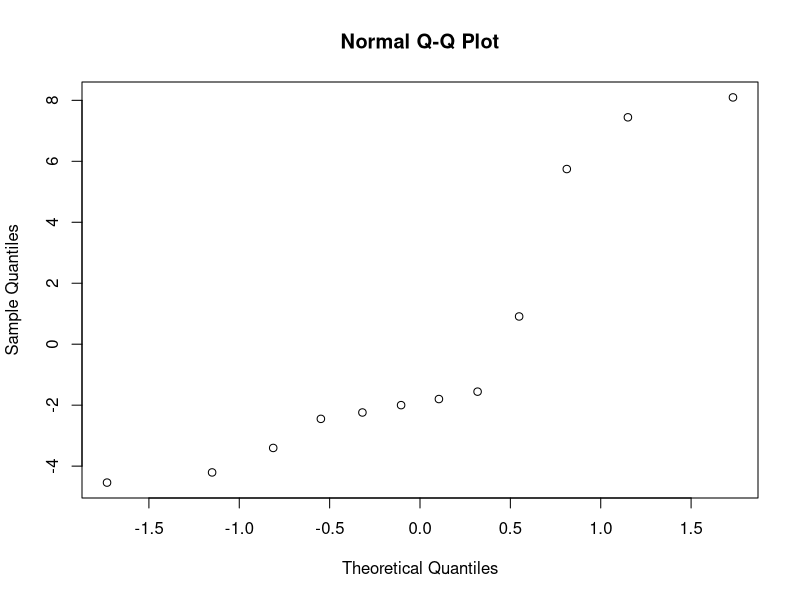
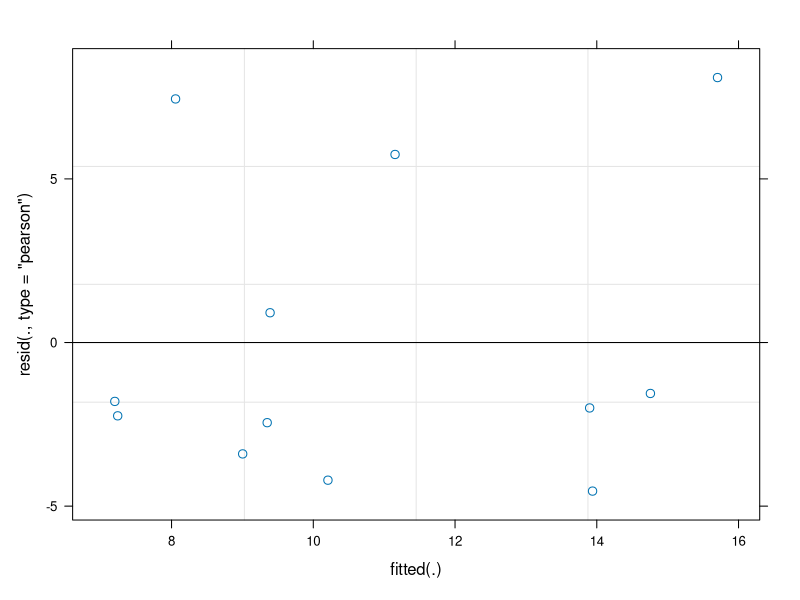
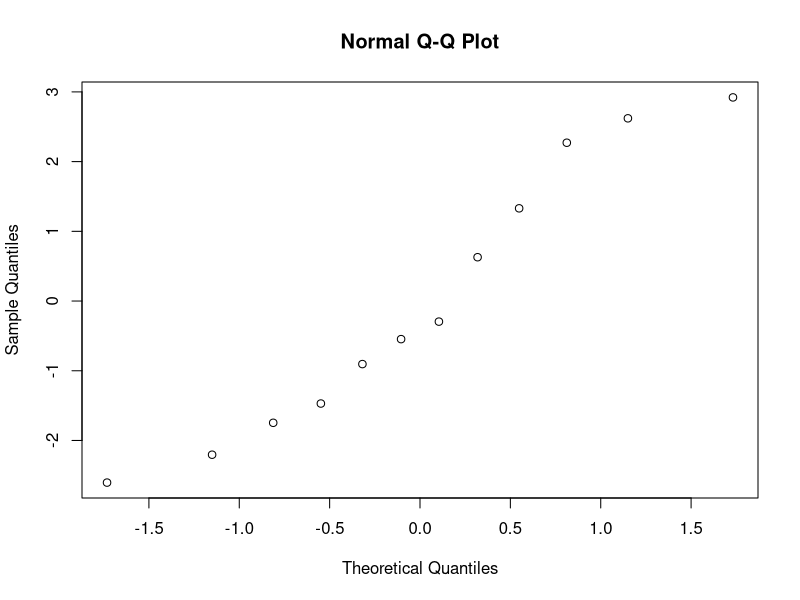
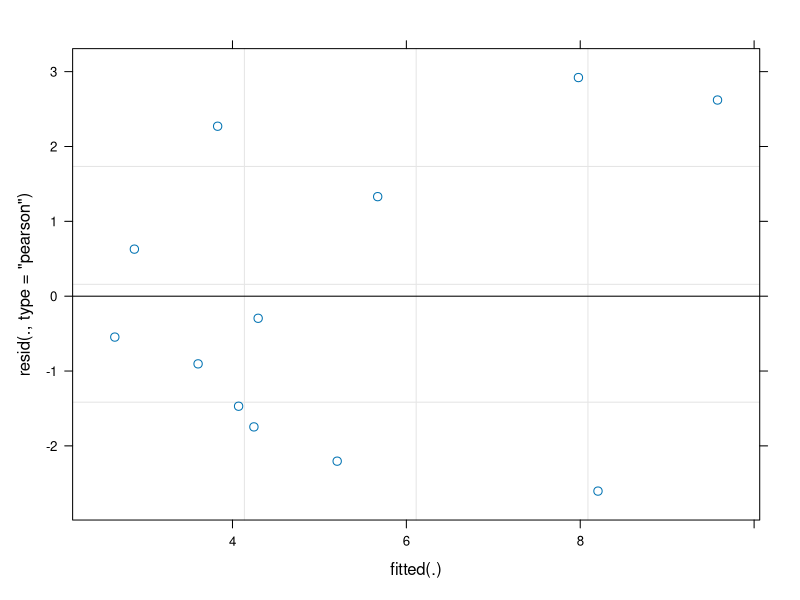
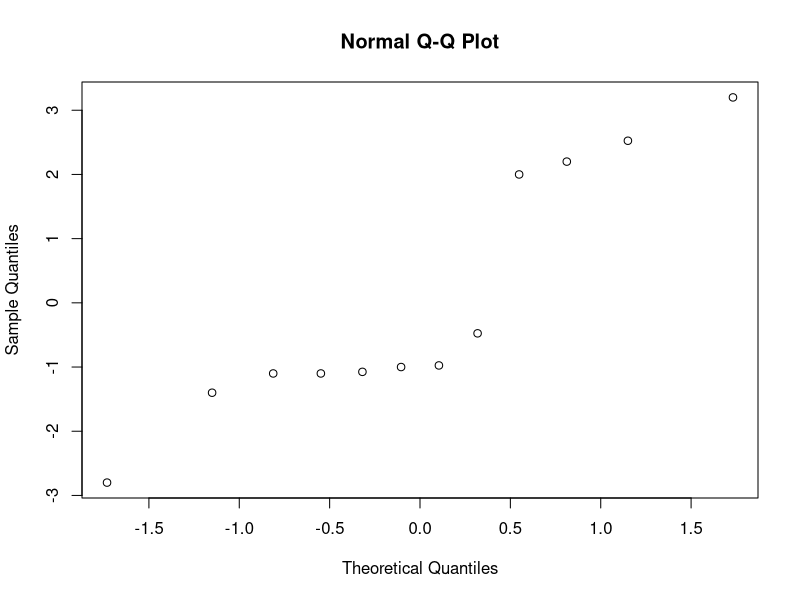
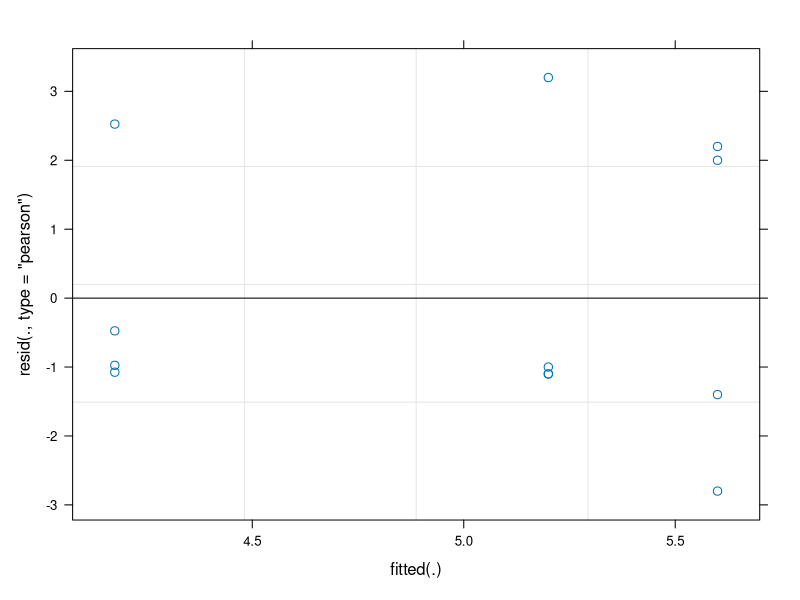
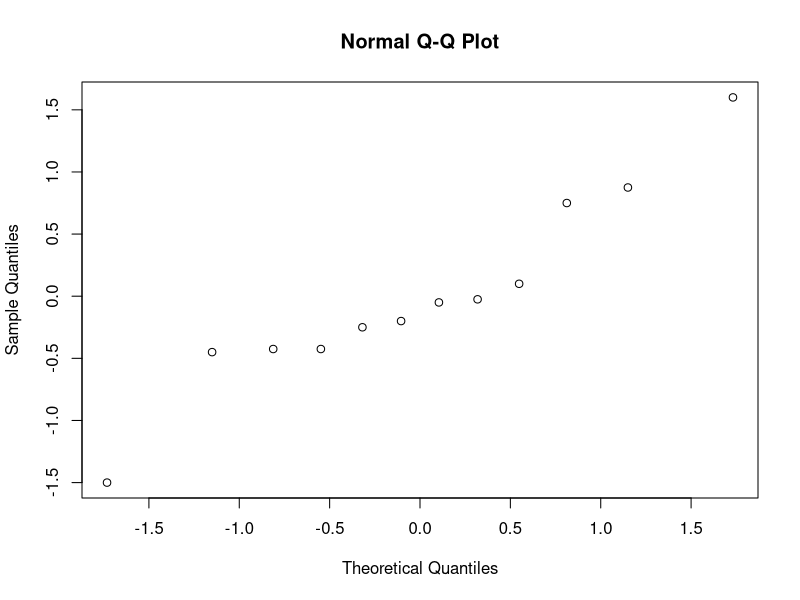
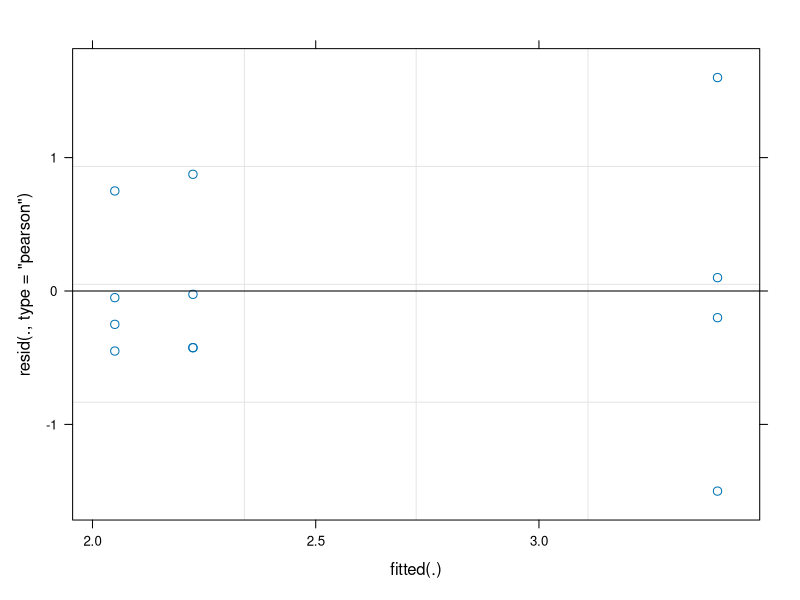

These charts were generated, in order, by the following R code:
## ---- chunk 1
library(ggplot2)
library(tidyverse)
library(dplyr)
library(emmeans)
library(lme4)
library(lmerTest)
library(multcomp)
## ---- chunk 2
getwd()
data1= read.csv(file="Post Harvest Nitrogen.csv")

data1 = data1 %>%
  mutate(Rep= as.factor(Rep),
         N_trt = as.factor(N_trt))

str(data1)
## ---- chunk 3
Dane12 = lmer(N_ppm ~ N_trt + (1|Rep), data = (filter(data1, County == "Dane", Depth == "0-12")))
qqnorm(resid(Dane12))
plot(Dane12)

Dane24 = lmer(N_ppm ~ N_trt + (1|Rep), data = (filter(data1, County == "Dane", Depth == "12-24")))
qqnorm(resid(Dane24))
plot(Dane24)

Dane36 = lmer(N_ppm ~ N_trt + (1|Rep), data = (filter(data1, County == "Dane", Depth == "24-36")))
qqnorm(resid(Dane36))
plot(Dane36)
## ---- chunk 4
anova(Dane12)
#Not significant

anova(Dane24)
#Not significant

anova(Dane36)
#Not significant
## ---- chunk 5
Dane12_means = lsmeans(Dane12, ~ N_trt, contr= "pairwise", adjust= "none")
Dane24_means = lsmeans(Dane24, ~ N_trt, contr= "pairwise", adjust= "none")
Dane36_means = lsmeans(Dane36, ~ N_trt, contr= "pairwise", adjust= "none")


Dane12_CLD = cld(Dane12_means$lsmeans,alpha=0.05, Letters=letters, sort=FALSE, reverse=FALSE)
Dane24_CLD = cld(Dane24_means$lsmeans,alpha=0.05, Letters=letters, sort=FALSE, reverse=FALSE)
Dane36_CLD = cld(Dane36_means$lsmeans,alpha=0.05, Letters=letters, sort=FALSE, reverse=FALSE)
## ---- chunk 6
Dane12_CLD = Dane12_CLD %>%
  mutate(Depth = "0-12")
Dane24_CLD = Dane24_CLD %>%
  mutate(Depth = "12-24")
Dane36_CLD = Dane36_CLD %>%
  mutate(Depth = "24-36")

Dane_CLD = rbind(Dane12_CLD, Dane24_CLD, Dane36_CLD)

Dane_CLD = as_tibble(Dane_CLD) %>% 
  rename(N_ppm = lsmean) %>%
  mutate(N_ppm = round(N_ppm,0),
         N_trt = factor(N_trt, c("0", "80", "160")),
         Depth = factor(Depth, c("0-12", "12-24", "24-36")),
         Location = "Dane")
## ---- chunk 7
Door12 = lmer(N_ppm ~ N_trt + (1|Rep), data = (filter(data1, County == "Door", Depth == "0-12")))
qqnorm(resid(Door12))
plot(Door12)
## ---- chunk 8
anova(Door12)
#Not significant
## ---- chunk 9
Door12_means = lsmeans(Door12, ~ N_trt, contr= "pairwise", adjust= "none")

Door12_CLD = cld(Door12_means$lsmeans,alpha=0.05, Letters=letters, sort=FALSE, reverse=FALSE)
## ---- chunk 10
Door_CLD = Door12_CLD %>%
  mutate(Depth = "0-12")

Door_CLD = as_tibble(Door_CLD) %>% 
  rename(N_ppm = lsmean) %>%
  mutate(N_ppm = round(N_ppm,0),
         N_trt = factor(N_trt, c("0", "80", "160")),
         Depth = factor(Depth, c("0-12")),
         Location = "Door")
## ---- chunk 11
Dunn12 = lmer(N_ppm ~ N_trt + (1|Rep), data = (filter(data1, County == "Dunn", Depth == "0-12")))
qqnorm(resid(Dunn12))
plot(Dunn12) #see if it can be improved

#log transformation
Dunn12.1 = lmer(log(N_ppm) ~ N_trt + (1|Rep), data = (filter(data1, County == "Dunn", Depth == "0-12")))
qqnorm(resid(Dunn12.1))
plot(Dunn12.1) #maybe marginally better, proceed with untransformed

#sqrt transformation
Dunn12.2 = lmer(sqrt(N_ppm) ~ N_trt + (1|Rep), data = (filter(data1, County == "Dunn", Depth == "0-12")))
qqnorm(resid(Dunn12.2))
plot(Dunn12.2)#not better

Dunn24 = lmer(N_ppm ~ N_trt + (1|Rep), data = (filter(data1, County == "Dunn", Depth == "12-24")))
qqnorm(resid(Dunn24))
plot(Dunn24)
## ---- chunk 12
anova(Dunn12)
#Not significant

anova(Dunn24)
#Not significant
## ---- chunk 13
Dunn12_means = lsmeans(Dunn12, ~ N_trt, contr= "pairwise", adjust= "none")
Dunn24_means = lsmeans(Dunn24, ~ N_trt, contr= "pairwise", adjust= "none")


Dunn12_CLD = cld(Dunn12_means$lsmeans,alpha=0.05, Letters=letters, sort=FALSE, reverse=FALSE)
Dunn24_CLD = cld(Dunn24_means$lsmeans,alpha=0.05, Letters=letters, sort=FALSE, reverse=FALSE)
## ---- chunk 14
Dunn12_CLD = Dunn12_CLD %>%
  mutate(Depth = "0-12")
Dunn24_CLD = Dunn24_CLD %>%
  mutate(Depth = "12-24")

Dunn_CLD = rbind(Dunn12_CLD, Dunn24_CLD)

Dunn_CLD = as_tibble(Dunn_CLD) %>% 
  rename(N_ppm = lsmean) %>%
  mutate(N_ppm = round(N_ppm,0),
         N_trt = factor(N_trt, c("0", "80", "160")),
         Depth = factor(Depth, c("0-12", "12-24")),
         Location = "Dunn")
## ---- chunk 15
Marathon12 = lmer(N_ppm ~ N_trt + (1|Rep), data = (filter(data1, County == "Marathon", Depth == "0-12")))
qqnorm(resid(Marathon12))
plot(Marathon12) 

#log transformation
Dunn12.1 = lmer(log(N_ppm) ~ N_trt + (1|Rep), data = (filter(data1, County == "Dunn", Depth == "0-12")))
qqnorm(resid(Dunn12.1))
plot(Dunn12.1) #maybe marginally better, proceed with untransformed

#sqrt transformation
Dunn12.2 = lmer(sqrt(N_ppm) ~ N_trt + (1|Rep), data = (filter(data1, County == "Dunn", Depth == "0-12")))
qqnorm(resid(Dunn12.2))
plot(Dunn12.2)#not better

Dunn24 = lmer(N_ppm ~ N_trt + (1|Rep), data = (filter(data1, County == "Marathon", Depth == "12-24")))
qqnorm(resid(Dunn24))
plot(Dunn24)
## ---- chunk 16
anova(Dunn12)
#Not significant

anova(Dunn24)
#Not significant
## ---- chunk 17
Dunn12_means = lsmeans(Dunn12, ~ N_trt, contr= "pairwise", adjust= "none")
Dunn24_means = lsmeans(Dunn24, ~ N_trt, contr= "pairwise", adjust= "none")


Dunn12_CLD = cld(Dunn12_means$lsmeans,alpha=0.05, Letters=letters, sort=FALSE, reverse=FALSE)
Dunn24_CLD = cld(Dunn24_means$lsmeans,alpha=0.05, Letters=letters, sort=FALSE, reverse=FALSE)
## ---- chunk 18
Dunn12_CLD = Dunn12_CLD %>%
  mutate(Depth = "0-12")
Dunn24_CLD = Dunn24_CLD %>%
  mutate(Depth = "12-24")

Dunn_CLD = rbind(Dunn12_CLD, Dunn24_CLD)

Dunn_CLD = as_tibble(Dunn_CLD) %>% 
  rename(N_ppm = lsmean) %>%
  mutate(N_ppm = round(N_ppm,0),
         N_trt = factor(N_trt, c("0", "80", "160")),
         Depth = factor(Depth, c("0-12", "12-24")),
         Location = "Dunn")
